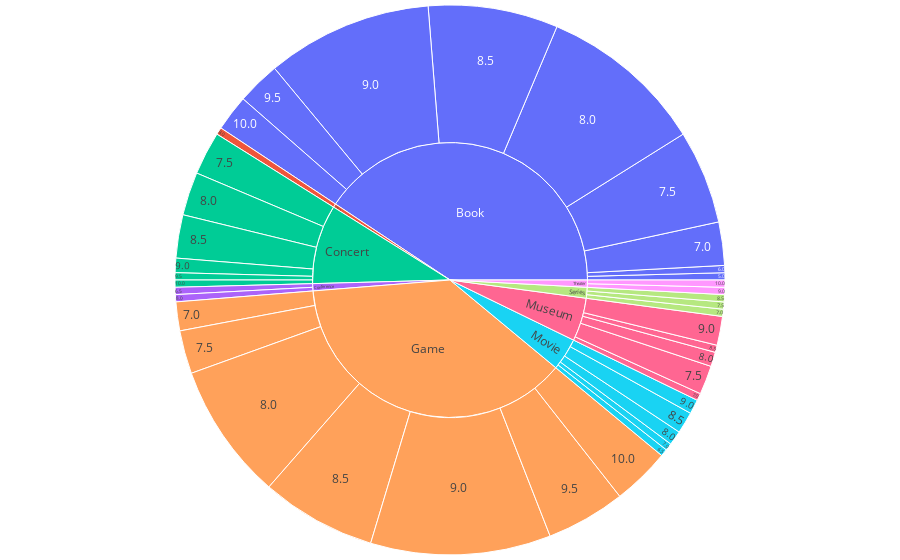

This figure's notebook cell:
### Markdown cell above
## What?

### Code cell
import plotly.express as px
def rounder(score):
    score = float(round(score*2))/2
    #if score == 10:
    #    return "score≈" + str(9.9)
    #return "score≈" + str(score)
    return score

def counter(type, score):
    return len(df4[(df4['type'] == type) & (df4['score'] == score)])

df4 = df.copy()
#df4 = df4.groupby(['type', 'score']).size().rename_axis(['type', 'score']).reset_index(name='counts')
df4['counts'] = df4.apply(lambda x: counter(x.type, x.score), axis=1)
df4['scoreactual'] = df4['score'].apply(lambda x: rounder(x))
df4 = df4.sort_values(by=['type', 'score'])
fig = px.sunburst(df4, path=['type', 'scoreactual', 'name'], 
                  labels=[''], maxdepth=2,
                    hover_data={
                    })
fig.update_layout(margin={'t':5,'l':5,'b':5,'r':5}, showlegend=False)
fig.update_traces(sort=False, hovertemplate='<b>Amount: %{value} </b><br>%{label}')
fig.show()

### Figure 1 — Plotly figure (JSON) as saved in the notebook; plotly's stock layout.template omitted (floating-point values rounded to 4 significant figures; data arrays with more than 128 entries replaced by an {"elided": "..."} marker saying what was removed)
{"data": [{"branchvalues": "total", "domain": {"x": [0, 1], "y": [0, 1]}, "hovertemplate": "<b>Amount: %{value} </b><br>%{label}", "ids": {"elided": "285 str values"}, "labels": {"elided": "285 str values"}, "maxdepth": 2, "name": "", "parents": {"elided": "285 str values"}, "sort": false, "type": "sunburst", "values": {"elided": "285 int values"}}], "layout": {"legend": {"tracegroupgap": 0}, "margin": {"b": 5, "l": 5, "r": 5, "t": 5}, "showlegend": false}}
